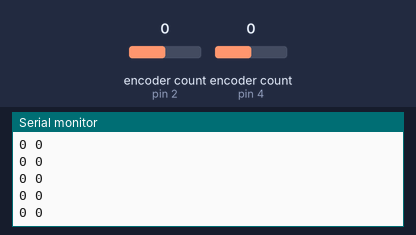
A sketch run on a simulated Arduino Uno, built with avr-gcc and run on an emulated ATmega328P. On the bench: the last lines printed to the serial monitor. The inputs (shaded band) are chosen by the test bench; at power-on: encoder count (sensors on pin 2, pin 4) 0.

Above: at 1.2 s.
1.3 s: encoder count (sensor on pin 2) set to 1
At 2.0 s:
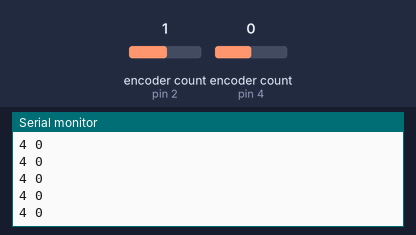
2.8 s: encoder count (sensor on pin 4) set to 1
At 3.8 s:
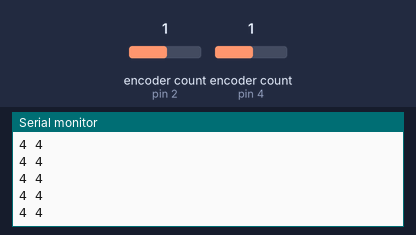
5.8 s: encoder count (sensor on pin 2) set to 2
At 6.7 s:
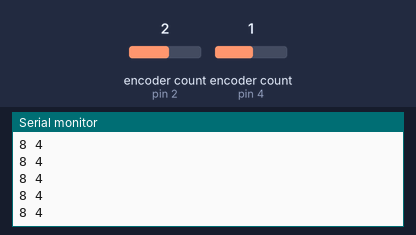
7.3 s: encoder count (sensor on pin 4) set to 2
At 7.9 s:
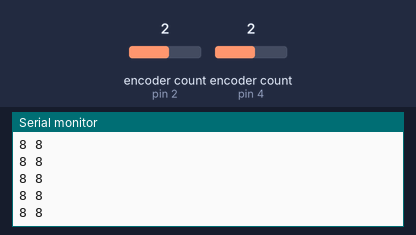
Timing chart, 0 to 9.8 s (numbered marks = the images above; inputs shaded):
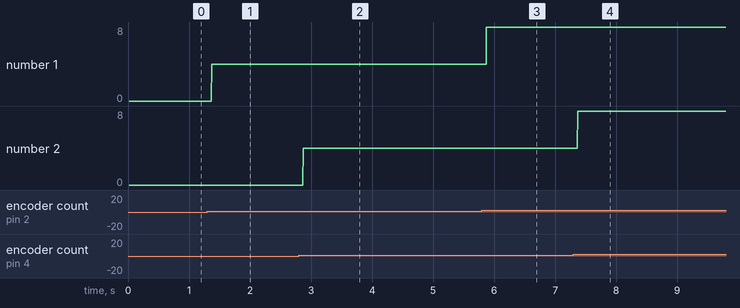

Measured:
- after the input at 1.3 s, the serial monitor: prints a new line after 0.07 s (image 1)
- after the input at 2.8 s, the serial monitor: prints a new line after 0.07 s (image 2)
- after the input at 5.8 s, the serial monitor: prints a new line after 0.07 s (image 3)
- after the input at 7.3 s, the serial monitor: prints a new line after 0.07 s (image 4)
- plotted number 1: 0 → 4 after the input at 1.3 s, 4 → 8 after the input at 5.8 s

The sketch:

Basic.ino
```cpp
#include <Encoder.h>
#include <I2C_LCD.h>

Encoder myEnc(2, 3);
Encoder myEnc2(4, 5);
int pinBoutonA = 6;
int pinBoutonB = 8;
I2C_LCD LCD;
uint8_t I2C_LCD_ADDRESS = 0x51; //Device address configuration, the default value is 0x51.

int W = 128, H = 64;
int menu = 0,
    Xzone = 113,
    Yzone = 49,
    edite = 0;
boolean boutonA = false,
        boutonB = false,
        oldBoutonA = false,
        oldBoutonB = false,
        cursorOn = false;
long pose1 = 0,
     pose2 = 0,
     deltaPose1 = 0,
     deltaPose2 = 0;
boolean interrupteurs[5] = {false, false, false, false, false};

void setup() {
  Serial.begin(9600);
  Serial.println("Basic Encoder Test:");
}

long oldPosition  = -999;
long oldPosition2  = -999;

void loop() {
  oldPosition = myEnc.read();
  oldPosition2 = myEnc2.read();
  Serial.print(oldPosition);
  Serial.print(" ");
  Serial.println(oldPosition2);
}
```
